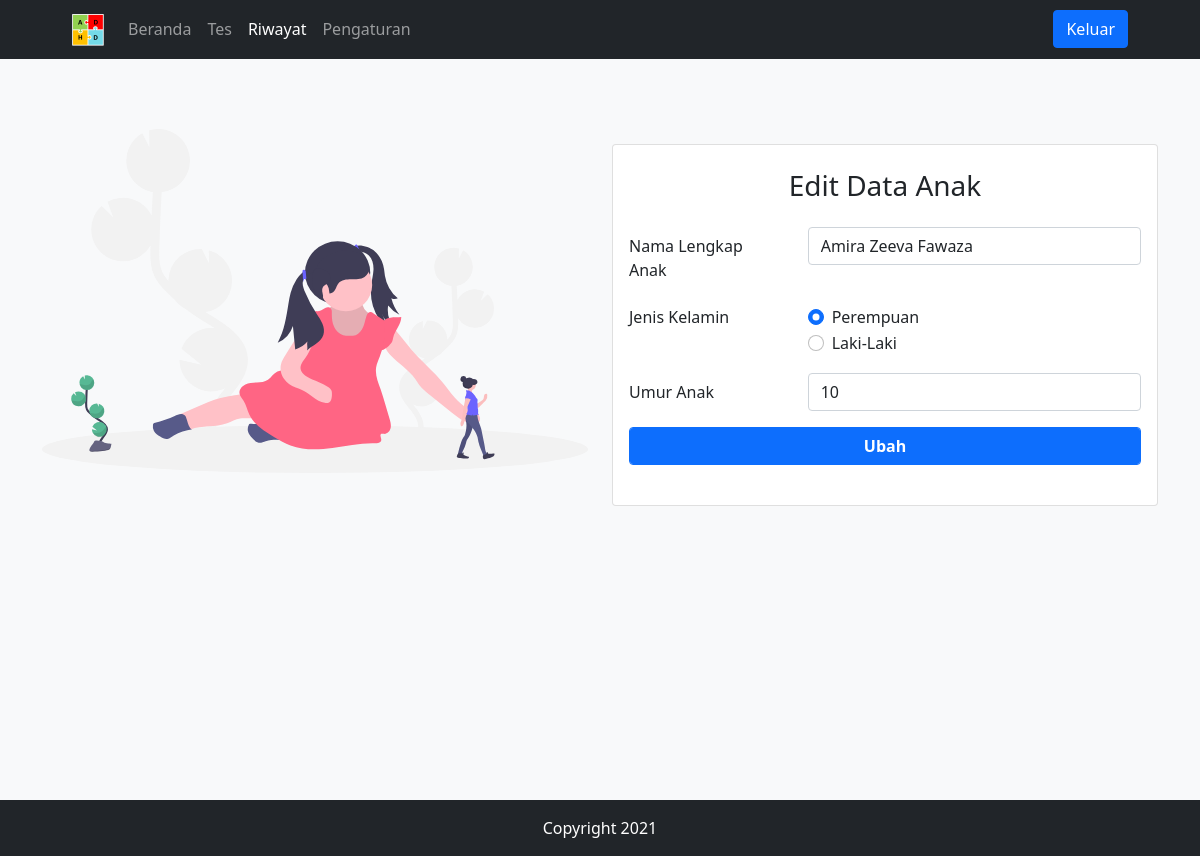
/editChild.php?child_id=1 (signed in), run on the app's committed database.
### tables this page shows
CREATE TABLE `child` (
  `child_id` int(11) NOT NULL,
  `child_fullname` varchar(255) NOT NULL,
  `child_age` int(11) NOT NULL,
  `child_sex` varchar(255) NOT NULL,
  `user_id` int(11) NOT NULL
);

### functions.php (called while the page is built, shortened)
<?php
$conn = mysqli_connect("localhost", "root", "", "tes-adhd");
function query($query) {
	global $conn;
	$result = mysqli_query($conn, $query);
	$rows = [];
	while ($row = mysqli_fetch_assoc($result)) {
		$rows[] = $row;
	}
	return $rows;
}
 ?>

### editChild.php (the view, shortened to what this page needs)
<?php
require 'functions.php';
$child_id = $_GET["child_id"];
$child = query("SELECT * FROM child WHERE child_id = '$child_id'")[0];
$checked = $child["child_sex"];
?>
<!doctype html>
<html lang="en">
<head>
  <link href="https://cdn.jsdelivr.net/npm/bootstrap@5.0.0-beta3/dist/css/bootstrap.min.css" rel="stylesheet">
</head>
<body>
  <nav class="navbar navbar-expand-lg navbar-dark bg-dark fixed-top" id="mainNav" style="padding-left: 60px; padding-right: 60px;">
    <div class="container-fluid">
      <a class="navbar-brand" href="home.php"><img src="img/icon5.ico" style="width:32px;height:32px;"></a>
      <div class="collapse navbar-collapse" id="navbarTogglerDemo03">
        <ul class="navbar-nav me-auto mr-5 ">
          <li class="nav-item">
            <a class="nav-link js-scroll-trigger" aria-current="page" href="home.php">Beranda</a>
          </li>
          <li class="nav-item">
            <a class="nav-link js-scroll-trigger" href="test.php">Tes</a>
          </li>
          <li class="nav-item">
            <a class="nav-link js-scroll-trigger active" href="history.php">Riwayat</a>
          </li>
          <li class="nav-item">
            <a class="nav-link js-scroll-trigger " href="settings.php">Pengaturan</a>
          </li>
        </ul>
        <form class="d-flex" action="logout.php">
          <button class="btn btn-primary" type="submit">Keluar</button>
        </form>
      </div>
    </div>
  </nav>
  <section class="bg-light min-vh-100">
    <div class="container pt-5">
      <div class="row justify-content-center pt-5">
        <div class="col-lg-6 align-self-center">
          <img src="img/doll.svg" width="100%">
        </div>
        <div class="col-lg-6 align-self-center pt-5">
          <form class="card p-3" action="" method="post">
            <div class="text-center mt-2 mb-3">
              <h3>Edit Data Anak</h3>
            </div>
            <div class="row mb-3">
              <label for="child_fullname" class="col-sm-4 col-form-label">Nama Lengkap Anak</label>
              <div class="col-sm-8">
                <input type="text" class="form-control" name="child_fullname" id="child_fullname" value="<?= ucwords($child["child_fullname"]); ?>" autocomplete="off" required>
              </div>
            </div>
            <fieldset class="row mb-3">
              <legend class="col-form-label col-sm-4 pt-0">Jenis Kelamin</legend>
              <div class="col-sm-8">
                <div class="form-check">
                  <input class="form-check-input" type="radio" name="child_sex" id="Female" value="Female" <?=($checked =='Female'?' checked=checked':''); ?> required>
                  <label class="form-check-label" for="Female">
                    Perempuan
                  </label>
                </div>
                <div class="form-check">
                  <input class="form-check-input" type="radio" name="child_sex" id="Male" value="Male" <?=($checked =='Male'?' checked=checked':''); ?> required>
                  <label class="form-check-label" for="Male">
                    Laki-Laki
                  </label>
                </div>
              </div>
            </fieldset>
            <div class="row mb-3">
              <label for="child_age" class="col-sm-4 col-form-label">Umur Anak</label>
              <div class="col-sm-8">
                <input type="number" class="form-control" min="4" max="12" name="child_age" id="child_age" value="<?= $child["child_age"]; ?>" autocomplete="off" required>
              </div>
            </div>
            <div class="form-group mb-4">
                <button type="submit" name="ubahChild" class="form-control btn btn-primary btn-block"><b>Ubah</b></button>
            </div>
          </form>
        </div>
      </div>
    </div>
  </section>
  <footer class="bg-dark text-white">
    <div class="container">
      <div class="row pt-3">
        <div class="col text-center">
          <p>Copyright 2021</p>
        </div>
      </div>
    </div>
  </footer>
  </body>
</html>

### data on the page
child: child_fullname "Amira Zeeva Fawaza", child_sex "☑ Perempuan", child_sex "☐ Laki-Laki", child_age "10"
